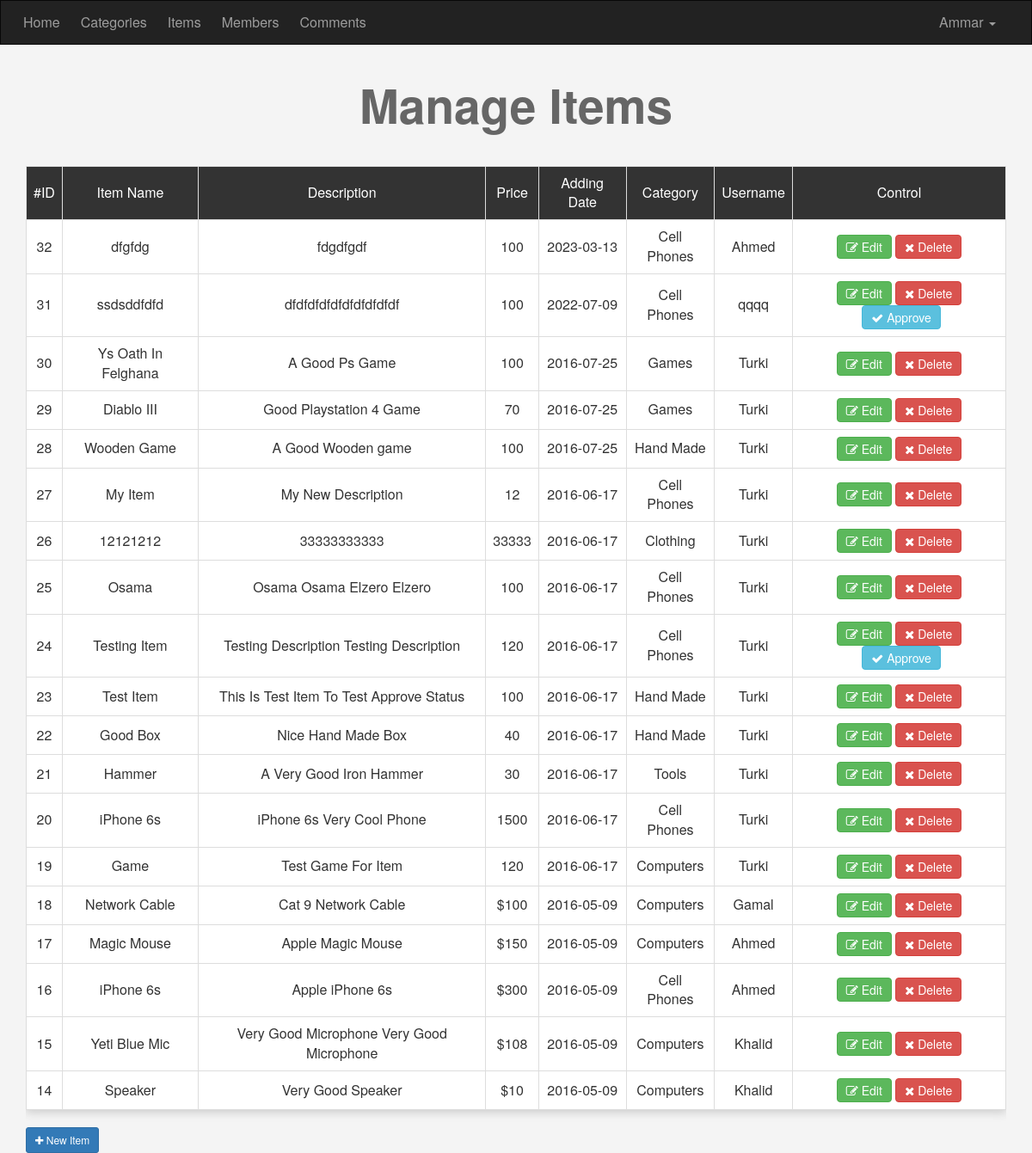
Screenshot of /admin/items.php (signed in) with the database file from the repository.
### tables this page shows
CREATE TABLE `items` (
  `Item_ID` int(11) NOT NULL,
  `Name` varchar(255) NOT NULL,
  `Description` text NOT NULL,
  `Price` varchar(255) NOT NULL,
  `Add_Date` date NOT NULL,
  `Country_Made` varchar(255) NOT NULL,
  `Image` varchar(255) NOT NULL,
  `Status` varchar(255) NOT NULL,
  `Rating` smallint(6) NOT NULL,
  `Approve` tinyint(4) NOT NULL DEFAULT 0,
  `Cat_ID` int(11) NOT NULL,
  `Member_ID` int(11) NOT NULL,
  `tags` varchar(255) DEFAULT NULL
);

CREATE TABLE `categories` (
  `ID` int(11) NOT NULL,
  `Name` varchar(255) NOT NULL,
  `Description` text NOT NULL,
  `parent` int(11) NOT NULL,
  `Ordering` int(11) DEFAULT NULL,
  `Visibility` tinyint(4) NOT NULL DEFAULT 0,
  `Allow_Comment` tinyint(4) NOT NULL DEFAULT 0,
  `Allow_Ads` tinyint(4) NOT NULL DEFAULT 0,
  `img` varchar(255) DEFAULT NULL
);

CREATE TABLE `users` (
  `UserID` int(11) NOT NULL COMMENT 'To Identify User',
  `Username` varchar(255) NOT NULL COMMENT 'Username To Login',
  `Password` varchar(255) NOT NULL COMMENT 'Password To Login',
  `Email` varchar(255) NOT NULL,
  `FullName` varchar(255) NOT NULL,
  `GroupID` int(11) NOT NULL DEFAULT 0 COMMENT 'Identify User Group',
  `TrustStatus` int(11) NOT NULL DEFAULT 0 COMMENT 'Seller Rank',
  `RegStatus` int(11) NOT NULL DEFAULT 0 COMMENT 'User Approval',
  `Date` date NOT NULL,
  `avatar` varchar(255) NOT NULL
);

### admin/items.php (the view, shortened to what this page needs)
<?php
	if (isset($_SESSION['Username'])) {
		include 'init.php';
		$do = isset($_GET['do']) ? $_GET['do'] : 'Manage';
		if ($do == 'Manage') {
			$stmt = $con->prepare("SELECT
										items.*,
										categories.Name AS category_name,
										users.Username
									FROM
										items
									INNER JOIN
										categories
									ON
										categories.ID = items.Cat_ID
									INNER JOIN
										users
									ON
										users.UserID = items.Member_ID
									ORDER BY
										Item_ID DESC");
			$stmt->execute();
			$items = $stmt->fetchAll();
			if (! empty($items)) {
			?>
			<h1 class="text-center">Manage Items</h1>
			<div class="container">
				<div class="table-responsive">
					<table class="main-table text-center table table-bordered">
						<tr>
							<td>#ID</td>
							<td>Item Name</td>
							<td>Description</td>
							<td>Price</td>
							<td>Adding Date</td>
							<td>Category</td>
							<td>Username</td>
							<td>Control</td>
						</tr>
						<?php
							foreach($items as $item) {
								echo "<tr>";
									echo "<td>" . $item['Item_ID'] . "</td>";
									echo "<td>" . $item['Name'] . "</td>";
									echo "<td>" . $item['Description'] . "</td>";
									echo "<td>" . $item['Price'] . "</td>";
									echo "<td>" . $item['Add_Date'] ."</td>";
									echo "<td>" . $item['category_name'] ."</td>";
									echo "<td>" . $item['Username'] ."</td>";
									echo "<td>
										<a href='items.php?do=Edit&itemid=" . $item['Item_ID'] . "' class='btn btn-success'><i class='fa fa-edit'></i> Edit</a>
										<a href='items.php?do=Delete&itemid=" . $item['Item_ID'] . "' class='btn btn-danger confirm'><i class='fa fa-close'></i> Delete </a>";
										if ($item['Approve'] == 0) {
											echo "<a
													href='items.php?do=Approve&itemid=" . $item['Item_ID'] . "'
													class='btn btn-info activate'>
													<i class='fa fa-check'></i> Approve</a>";
										}
									echo "</td>";
								echo "</tr>";
							}
						?>
					</table>
				</div>
				<a href="items.php?do=Add" class="btn btn-sm btn-primary">
					<i class="fa fa-plus"></i> New Item
				</a>
			</div>
			<?php } ?>
			<?php
		}
		include $tpl . 'footer.php';
	} else {
		header('Location: index.php');
		exit();
	}
?>

### admin/layout/css/backend.css (style rules this page uses)
body { background-color: #F4F4F4; font-size: 16px; }
h1 { font-size: 55px; margin: 40px 0; font-weight: bold; color: #666; }
.main-table { -webkit-box-shadow: 0 3px 10px #CCC; -moz-box-shadow: 0 3px 10px #CCC; box-shadow: 0 3px 10px #CCC; }
.main-table td { background-color: #FFF; vertical-align: middle !important; }
.main-table tr:first-child td { background-color: #333; color: #FFF; }
.main-table .btn { padding: 3px 10px; }
.activate { margin-left: 5px; }

### rows the page displays
items: Item_ID "32", Name "dfgfdg", Description "fdgdfgdf", Price "100", Add_Date "2023-03-13", Cat_ID.Name "Cell Phones", Member_ID.Username "Ahmed"
items: Item_ID "31", Name "ssdsddfdfd", Description "dfdfdfdfdfdfdfdfdfdf", Price "100", Add_Date "2022-07-09", Cat_ID.Name "Cell Phones", Member_ID.Username "qqqq"
items: Item_ID "30", Name "Ys Oath In Felghana", Description "A Good Ps Game", Price "100", Add_Date "2016-07-25", Cat_ID.Name "Games", Member_ID.Username "Turki"
items: Item_ID "29", Name "Diablo III", Description "Good Playstation 4 Game", Price "70", Add_Date "2016-07-25", Cat_ID.Name "Games", Member_ID.Username "Turki"
items: Item_ID "28", Name "Wooden Game", Description "A Good Wooden game", Price "100", Add_Date "2016-07-25", Cat_ID.Name "Hand Made", Member_ID.Username "Turki"
items: Item_ID "27", Name "My Item", Description "My New Description", Price "12", Add_Date "2016-06-17", Cat_ID.Name "Cell Phones", Member_ID.Username "Turki"
items: Item_ID "26", Name "12121212", Description "33333333333", Price "33333", Add_Date "2016-06-17", Cat_ID.Name "Clothing", Member_ID.Username "Turki"
items: Item_ID "25", Name "Osama", Description "Osama Osama Elzero Elzero", Price "100", Add_Date "2016-06-17", Cat_ID.Name "Cell Phones", Member_ID.Username "Turki"
items: Item_ID "24", Name "Testing Item", Description "Testing Description Testing Description", Price "120", Add_Date "2016-06-17", Cat_ID.Name "Cell Phones", Member_ID.Username "Turki"
items: Item_ID "23", Name "Test Item", Description "This Is Test Item To Test Approve Status", Price "100", Add_Date "2016-06-17", Cat_ID.Name "Hand Made", Member_ID.Username "Turki"
items: Item_ID "22", Name "Good Box", Description "Nice Hand Made Box", Price "40", Add_Date "2016-06-17", Cat_ID.Name "Hand Made", Member_ID.Username "Turki"
items: Item_ID "21", Name "Hammer", Description "A Very Good Iron Hammer", Price "30", Add_Date "2016-06-17", Cat_ID.Name "Tools", Member_ID.Username "Turki"
items: Item_ID "20", Name "iPhone 6s", Description "iPhone 6s Very Cool Phone", Price "1500", Add_Date "2016-06-17", Cat_ID.Name "Cell Phones", Member_ID.Username "Turki"
items: Item_ID "19", Name "Game", Description "Test Game For Item", Price "120", Add_Date "2016-06-17", Cat_ID.Name "Computers", Member_ID.Username "Turki"
items: Item_ID "18", Name "Network Cable", Description "Cat 9 Network Cable", Price "$100", Add_Date "2016-05-09", Cat_ID.Name "Computers", Member_ID.Username "Gamal"
items: Item_ID "17", Name "Magic Mouse", Description "Apple Magic Mouse", Price "$150", Add_Date "2016-05-09", Cat_ID.Name "Computers", Member_ID.Username "Ahmed"
items: Item_ID "16", Name "iPhone 6s", Description "Apple iPhone 6s", Price "$300", Add_Date "2016-05-09", Cat_ID.Name "Cell Phones", Member_ID.Username "Ahmed"
items: Item_ID "15", Name "Yeti Blue Mic", Description "Very Good Microphone Very Good Microphone", Price "$108", Add_Date "2016-05-09", Cat_ID.Name "Computers", Member_ID.Username "Khalid"
items: Item_ID "14", Name "Speaker", Description "Very Good Speaker", Price "$10", Add_Date "2016-05-09", Cat_ID.Name "Computers", Member_ID.Username "Khalid"

### other values shown
lang('HOME_ADMIN') "Home"
lang('CATEGORIES') "Categories"
lang('ITEMS') "Items"
lang('MEMBERS') "Members"
lang('COMMENTS') "Comments"
